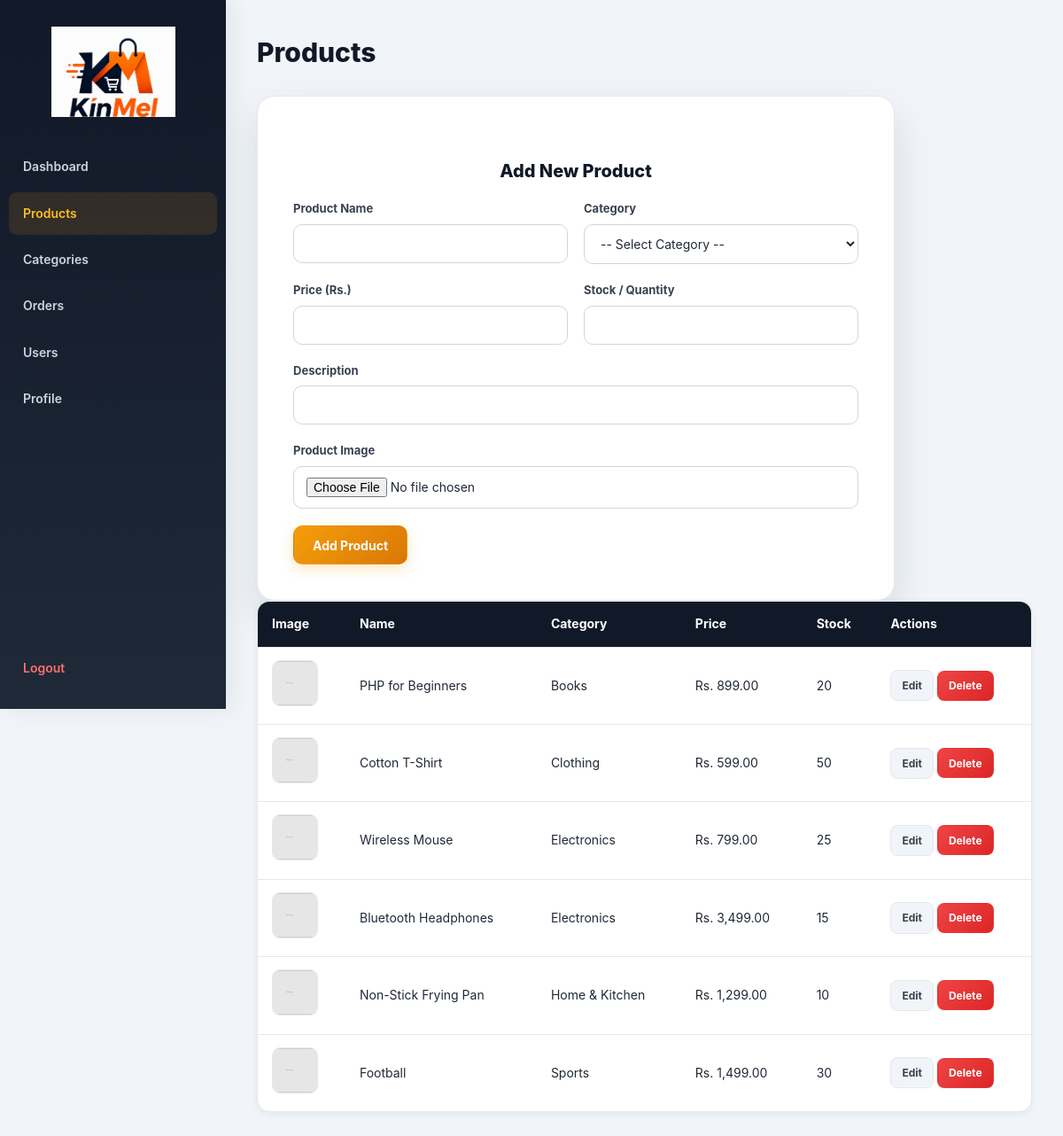
/admin/products.php (signed in), run on the app's committed database.
### tables this page shows
CREATE TABLE products (
    id INT AUTO_INCREMENT PRIMARY KEY,
    category_id INT NOT NULL,
    name VARCHAR(150) NOT NULL,
    description TEXT,
    price DECIMAL(10,2) NOT NULL,
    stock INT NOT NULL DEFAULT 0,
    image VARCHAR(255) DEFAULT 'no-image.png',
    created_at TIMESTAMP DEFAULT CURRENT_TIMESTAMP,
    FOREIGN KEY (category_id) REFERENCES categories(id) ON DELETE CASCADE
);

CREATE TABLE categories (
    id INT AUTO_INCREMENT PRIMARY KEY,
    name VARCHAR(100) NOT NULL UNIQUE,
    description VARCHAR(255) DEFAULT NULL,
    created_at TIMESTAMP DEFAULT CURRENT_TIMESTAMP
);

### includes/functions.php (called while the page is built, shortened)
<?php
function clean($data) {
    return htmlspecialchars(trim($data), ENT_QUOTES, 'UTF-8');
}
?>

### admin/products.php (the view, shortened to what this page needs)
<?php
require_once __DIR__ . '/includes/admin_header.php';
$editing_product = null;
$categories = $conn->query("SELECT id, name FROM categories ORDER BY name ASC");
$categories_list = [];
while ($c = $categories->fetch_assoc()) $categories_list[] = $c;
$products = $conn->query("SELECT p.*, c.name AS category_name FROM products p
                           JOIN categories c ON p.category_id = c.id
                           ORDER BY p.created_at DESC");
?>
<h1>Products</h1>
<div class="form-card">
    <h2><?php echo $editing_product ? 'Edit Product' : 'Add New Product'; ?></h2>
    <?php if (count($categories_list) === 0): ?>
        <p>You need to <a href="/kinmel/admin/categories.php">add a category</a> before adding products.</p>
    <?php else: ?>
        <form method="POST" action="products.php" enctype="multipart/form-data">
            <div class="form-row">
                <div class="form-group">
                    <label>Product Name</label>
                    <input type="text" name="name" value="<?php echo $editing_product ? clean($editing_product['name']) : ''; ?>" required>
                </div>
                <div class="form-group">
                    <label>Category</label>
                    <select name="category_id" required>
                        <option value="">-- Select Category --</option>
                    </select>
                </div>
            </div>
            <div class="form-row">
                <div class="form-group">
                    <label>Price (Rs.)</label>
                    <input type="number" step="0.01" min="0" name="price" value="<?php echo $editing_product ? $editing_product['price'] : ''; ?>" required>
                </div>
                <div class="form-group">
                    <label>Stock / Quantity</label>
                    <input type="number" min="0" name="stock" value="<?php echo $editing_product ? $editing_product['stock'] : ''; ?>" required>
                </div>
            </div>
            <div class="form-group">
                <label>Description</label>
                <input type="text" name="description" value="<?php echo $editing_product ? clean($editing_product['description']) : ''; ?>">
            </div>
            <div class="form-group">
                <label>Product Image <?php echo $editing_product ? '(leave empty to keep current image)' : ''; ?></label>
                <input type="file" name="image" accept="image/*">
            </div>
            <?php if ($editing_product): ?>
                <button type="submit" name="update_product" class="btn btn-primary">Update Product</button>
                <a href="/kinmel/admin/products.php" class="btn btn-secondary-light">Cancel</a>
            <?php else: ?>
                <button type="submit" name="add_product" class="btn btn-primary">Add Product</button>
            <?php endif; ?>
        </form>
    <?php endif; ?>
</div>
<table>
    <thead>
        <tr>
            <th>Image</th>
            <th>Name</th>
            <th>Category</th>
            <th>Price</th>
            <th>Stock</th>
            <th>Actions</th>
        </tr>
    </thead>
    <tbody>
        <?php if ($products->num_rows > 0): ?>
            <?php while ($p = $products->fetch_assoc()): ?>
                <tr>
                    <td>
                        <img src="/kinmel/uploads/products/<?php echo clean($p['image']); ?>"
                             onerror="this.src='/kinmel/images/no-image.png'" class="table-thumb" alt="<?php echo clean($p['name']); ?>">
                    </td>
                    <td><?php echo clean($p['name']); ?></td>
                    <td><?php echo clean($p['category_name']); ?></td>
                    <td>Rs. <?php echo number_format($p['price'], 2); ?></td>
                    <td><?php echo (int)$p['stock']; ?></td>
                    <td>
                        <a href="/kinmel/admin/products.php?edit=<?php echo $p['id']; ?>" class="btn btn-small btn-secondary-light">Edit</a>
                        <form method="POST" action="products.php" style="display:inline;" onsubmit="return confirm('Delete this product?');">
                            <button type="submit" name="delete_product" class="btn btn-small btn-danger">Delete</button>
                        </form>
                    </td>
                </tr>
            <?php endwhile; ?>
        <?php else: ?>
            <tr><td colspan="6">No products yet.</td></tr>
        <?php endif; ?>
    </tbody>
</table>
<?php require_once __DIR__ . '/includes/admin_footer.php'; ?>

### admin/includes/admin_header.php (shortened to what this page needs)
<?php
require_once __DIR__ . '/../../includes/functions.php';
$current_page = basename($_SERVER['PHP_SELF']);
function navActive($page, $current) {
    return $page === $current ? 'active' : '';
}
?>
<!DOCTYPE html>
<html lang="en">
<head>
    <link rel="stylesheet" href="/kinmel/css/style.css">
</head>
<body class="admin-body">
<div class="admin-wrapper">
    <aside class="admin-sidebar">
        <div class="admin-logo">
            <img src="/kinmel/images/logo-nav.png" alt="KinMel">
        </div>
        <nav class="admin-nav">
            <a href="/kinmel/admin/index.php" class="<?php echo navActive('index.php', $current_page); ?>">Dashboard</a>
            <a href="/kinmel/admin/products.php" class="<?php echo navActive('products.php', $current_page); ?>">Products</a>
            <a href="/kinmel/admin/categories.php" class="<?php echo navActive('categories.php', $current_page); ?>">Categories</a>
            <a href="/kinmel/admin/orders.php" class="<?php echo navActive('orders.php', $current_page); ?>">Orders</a>
            <a href="/kinmel/admin/users.php" class="<?php echo navActive('users.php', $current_page); ?>">Users</a>
            <a href="/kinmel/admin/profile.php" class="<?php echo navActive('profile.php', $current_page); ?>">Profile</a>
            <a href="/kinmel/logout.php" class="admin-logout">Logout</a>
        </nav>
    </aside>
    <main class="admin-main">

### admin/includes/admin_footer.php (shortened to what this page needs)
    </main>
</div>
</body>
</html>

### data on the page
products: image (placeholder picture), name "PHP for Beginners", category.name "Books", price "899.00", stock "20"
products: image (placeholder picture), name "Cotton T-Shirt", category.name "Clothing", price "599.00", stock "50"
products: image (placeholder picture), name "Wireless Mouse", category.name "Electronics", price "799.00", stock "25"
products: image (placeholder picture), name "Bluetooth Headphones", category.name "Electronics", price "3,499.00", stock "15"
products: image (placeholder picture), name "Non-Stick Frying Pan", category.name "Home & Kitchen", price "1,299.00", stock "10"
products: image (placeholder picture), name "Football", category.name "Sports", price "1,499.00", stock "30"
